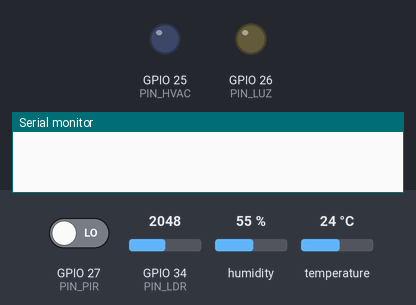
Recording of a program running on a simulated ESP32. On the bench: output pins drawn as LEDs (lit = HIGH), the last lines printed to the serial monitor. Inputs (shaded band) come from the test bench; at power-on: GPIO 27 (PIN_PIR) LOW, temperature 24 °C, GPIO 34 (PIN_LDR) = 2048, humidity 55 %. WiFi joins after 1.5 s; servers stay silent unless stated; the local clock reads 2024-03-15 10:24:30 at power-on unless the program sets it; no MQTT or app messages arrive unless stated.

Above: at 1.2 s.
1.3 s: GPIO 27 (PIN_PIR) driven HIGH
At 2.7 s:
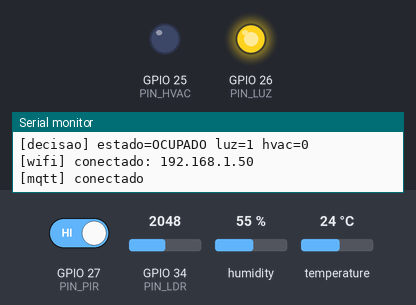
3.0 s: temperature set to 25.4 °C
5.5 s: temperature set to 26.6 °C
At 7.7 s:
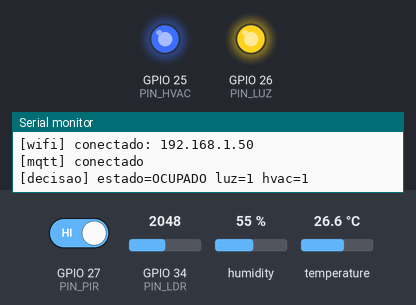
8.0 s: GPIO 34 (PIN_LDR) set to 1736
9.5 s: GPIO 34 (PIN_LDR) set to 1651
At 10.1 s:
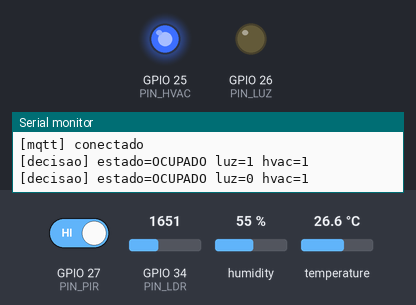
Timing chart, 0 to 12.5 s (numbered marks = the images above; inputs shaded):
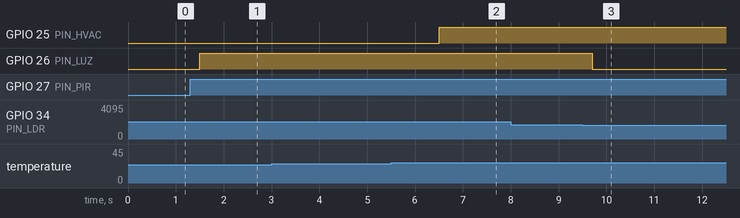

The program:

main.cpp
```cpp
#include <Arduino.h>
#include <WiFi.h>
#include <PubSubClient.h>
#include <ArduinoJson.h>
#include <DHTesp.h>
#include <sys/time.h>
#include <math.h>

#include "config.h"
#include "occupancy_fsm.h"

// ---------------- Estado compartilhado (protegido por mutex) ----------------
struct Leituras {
  bool pir;
  float temperatura;
  float umidade;
  float lux;
};

struct Saidas {
  bool luz;
  bool hvac;
};

static Leituras gLeituras{false, NAN, NAN, 0.0f};
static Saidas gSaidas{};
static FsmState gFsm{};
static FsmConfig gCfg{T_OCUPADO_MS, JANELA_CONF_MS, PULSOS_CONF, CONFIRMACAO_NIVEL_MS};
static float gLuxLimiar = LUX_LIMIAR;
static float gTempAlvo = TEMP_ALVO;
static volatile bool gMudou = false;  // força publicação imediata

static SemaphoreHandle_t gMutex;

static DHTesp dht;
static WiFiClient wifiClient;
static PubSubClient mqtt(wifiClient);

// RAII: trava no construtor e destrava no destrutor (fim do bloco { }).
struct Lock {
  Lock() { xSemaphoreTake(gMutex, portMAX_DELAY); }
  ~Lock() { xSemaphoreGive(gMutex); }
};

// ---------------- Conversão LDR -> lux ----------------
// Fórmula da documentação do Wokwi (wokwi-photoresistor-sensor),
// adaptada para ADC de 12 bits e 3,3 V. Em hardware real, calibrar.
static float adcParaLux(int adc) {
  constexpr float GAMMA = 0.7f;
  constexpr float RL10 = 50.0f;
  const float tensao = adc / 4095.0f * 3.3f;
  if (tensao >= 3.29f) return 0.0f;
  const float resistencia = 2000.0f * tensao / (1.0f - tensao / 3.3f);
  if (resistencia < 1.0f) return 100000.0f;
  return powf(RL10 * 1e3f * powf(10.0f, GAMMA) / resistencia, 1.0f / GAMMA);
}

static int64_t epochMs() {
  timeval tv;
  gettimeofday(&tv, nullptr);
  if (tv.tv_sec < 1700000000) return 0;  // NTP ainda não sincronizou
  return static_cast<int64_t>(tv.tv_sec) * 1000 + tv.tv_usec / 1000;
}

// ---------------- Task: Aquisição ----------------
static void taskAquisicao(void*) {
  TickType_t proximo = xTaskGetTickCount();
  uint32_t ultimoDht = 0;
  float temp = NAN, umid = NAN;

  for (;;) {
    const bool pir = digitalRead(PIN_PIR) == HIGH;
    const float lux = adcParaLux(analogRead(PIN_LDR));

    if (millis() - ultimoDht >= PERIODO_DHT_MS) {
      const TempAndHumidity th = dht.getTempAndHumidity();
      if (dht.getStatus() == DHTesp::ERROR_NONE) {
        temp = th.temperature;
        umid = th.humidity;
      }
      ultimoDht = millis();
    }

    {
      Lock l;
      gLeituras = {pir, temp, umid, lux};
    }
    // vTaskDelayUntil mantém período fixo (não acumula deriva como vTaskDelay)
    vTaskDelayUntil(&proximo, pdMS_TO_TICKS(PERIODO_AQUISICAO_MS));
  }
}

// ---------------- Task: Decisão ----------------
static void taskDecisao(void*) {
  TickType_t proximo = xTaskGetTickCount();

  for (;;) {
    {
      Lock l;
      const bool mudouEstado = fsmStep(gFsm, gCfg, gLeituras.pir, millis());
      const bool ocupado = gFsm.estado == Ocupacao::OCUPADO;

      const Saidas novas{
          ocupado && gLeituras.lux < gLuxLimiar,
          ocupado && !isnan(gLeituras.temperatura) && gLeituras.temperatura > gTempAlvo,
      };

      if (mudouEstado || novas.luz != gSaidas.luz || novas.hvac != gSaidas.hvac) {
        gSaidas = novas;
        gMudou = true;
        Serial.printf("[decisao] estado=%s luz=%d hvac=%d\n",
                      ocupacaoStr(gFsm.estado), novas.luz, novas.hvac);
      }
    }  // mutex liberado aqui, antes de dormir
    vTaskDelayUntil(&proximo, pdMS_TO_TICKS(PERIODO_DECISAO_MS));
  }
}

// ---------------- Task: Atuação ----------------
static void taskAtuacao(void*) {
  TickType_t proximo = xTaskGetTickCount();
  for (;;) {
    Saidas s;
    {
      Lock l;
      s = gSaidas;
    }
    digitalWrite(PIN_LUZ, s.luz ? HIGH : LOW);
    // Protótipo: LED representa o comando IR (transmissão IR não é simulável
    // no Wokwi). Em hardware real: IRremoteESP8266 com o código do fabricante.
    digitalWrite(PIN_HVAC, s.hvac ? HIGH : LOW);
    vTaskDelayUntil(&proximo, pdMS_TO_TICKS(PERIODO_ATUACAO_MS));
  }
}

// ---------------- Task: Comunicação (MQTT) ----------------
// Callback roda dentro de mqtt.loop(), ou seja, na task de comunicação.
static void onConfig(char*, byte* payload, unsigned int len) {
  JsonDocument doc;
  if (deserializeJson(doc, payload, len)) {
    Serial.println("[mqtt] config inválida");
    return;
  }
  Lock l;
  if (doc["tOcupadoMs"].is<uint32_t>()) gCfg.tOcupadoMs = doc["tOcupadoMs"];
  if (doc["janelaConfMs"].is<uint32_t>()) gCfg.janelaConfMs = doc["janelaConfMs"];
  if (doc["pulsosConf"].is<uint8_t>()) gCfg.pulsosConf = doc["pulsosConf"];
  if (doc["confirmacaoPorNivelMs"].is<uint32_t>()) gCfg.confirmacaoPorNivelMs = doc["confirmacaoPorNivelMs"];
  if (doc["luxLimiar"].is<float>()) gLuxLimiar = doc["luxLimiar"];
  if (doc["tempAlvo"].is<float>()) gTempAlvo = doc["tempAlvo"];
  Serial.printf("[mqtt] config: tOcupado=%u janela=%u pulsos=%u nivel=%u lux=%.0f temp=%.1f\n",
                gCfg.tOcupadoMs, gCfg.janelaConfMs, gCfg.pulsosConf, gCfg.confirmacaoPorNivelMs,
                gLuxLimiar, gTempAlvo);
}

static void garantirConexao() {
  if (WiFi.status() != WL_CONNECTED) {
    WiFi.begin(WIFI_SSID, WIFI_PASS, WIFI_CHANNEL);
    while (WiFi.status() != WL_CONNECTED) vTaskDelay(pdMS_TO_TICKS(250));
    Serial.printf("[wifi] conectado: %s\n", WiFi.localIP().toString().c_str());
    configTime(0, 0, "pool.ntp.org");  // relógio p/ medir latência fim a fim
  }
  while (!mqtt.connected()) {
    if (mqtt.connect("esp32-" DEVICE_ID)) {
      mqtt.subscribe(TOPIC_CONFIG);
      Serial.println("[mqtt] conectado");
    } else {
      Serial.printf("[mqtt] falha rc=%d, nova tentativa em 2 s\n", mqtt.state());
      vTaskDelay(pdMS_TO_TICKS(2000));
    }
  }
}

static void publicarEstado(uint32_t seq) {
  JsonDocument doc;
  {
    Lock l;
    doc["dispositivo"] = DEVICE_ID;
    doc["seq"] = seq;
    doc["ts"] = epochMs();
    doc["estado"] = ocupacaoStr(gFsm.estado);
    doc["pir"] = gLeituras.pir;
    doc["temperatura"] = gLeituras.temperatura;
    doc["umidade"] = gLeituras.umidade;
    doc["lux"] = gLeituras.lux;
    doc["luz"] = gSaidas.luz;
    doc["hvac"] = gSaidas.hvac;
  }
  char buf[384];
  serializeJson(doc, buf, sizeof(buf));
  mqtt.publish(TOPIC_ESTADO, buf);
}

// PubSubClient não é thread-safe: somente esta task usa o cliente MQTT.
static void taskComunicacao(void*) {
  mqtt.setServer(MQTT_HOST, MQTT_PORT);
  mqtt.setBufferSize(512);  // padrão de 256 B descarta payloads maiores em silêncio
  mqtt.setCallback(onConfig);

  uint32_t seq = 0;
  uint32_t ultimaPub = 0;
  for (;;) {
    garantirConexao();
    mqtt.loop();
    if (gMudou || millis() - ultimaPub >= PERIODO_PUBLICACAO_MS) {
      gMudou = false;
      publicarEstado(seq++);
      ultimaPub = millis();
    }
    vTaskDelay(pdMS_TO_TICKS(20));
  }
}

void setup() {
  Serial.begin(115200);
  pinMode(PIN_PIR, INPUT);
  pinMode(PIN_LUZ, OUTPUT);
  pinMode(PIN_HVAC, OUTPUT);
  dht.setup(PIN_DHT, DHTesp::DHT22);

  gMutex = xSemaphoreCreateMutex();

  // Core 0: pilha Wi-Fi/MQTT. Core 1: controle local.
  // O controle continua funcionando mesmo sem rede (decisão na borda).
  xTaskCreatePinnedToCore(taskComunicacao, "comunicacao", 8192, nullptr, 1, nullptr, 0);
  xTaskCreatePinnedToCore(taskAquisicao, "aquisicao", 4096, nullptr, 3, nullptr, 1);
  xTaskCreatePinnedToCore(taskDecisao, "decisao", 4096, nullptr, 2, nullptr, 1);
  xTaskCreatePinnedToCore(taskAtuacao, "atuacao", 2048, nullptr, 2, nullptr, 1);
}

void loop() {
  vTaskDelete(nullptr);  // tudo roda nas tasks do FreeRTOS
}
```

occupancy_fsm.h
```cpp
#pragma once
#include <stdint.h>

// Máquina de estados de ocupação (Figura 3 do TC I), sem dependência de
// hardware: pode ser testada no PC (firmware/test/fsm_test.cpp).
//
// Com janelaConfMs = 0 o comportamento é idêntico à Figura 3 (hipótese).
// Com janelaConfMs > 0 entra o estado CONFIRMANDO, que exige N detecções
// dentro da janela para aceitar a ocupação (redução de falsos positivos,
// citada na seção 2.5).
//
// Com confirmacaoPorNivelMs > 0 (variante D do Capítulo 4), a ocupação também é
// aceita quando o PIR fica em nível alto continuamente por mais que esse tempo.
// Uma pessoa parada não gera novas bordas, mas mantém o sensor em alto: exigir N
// bordas a descartaria (falso negativo). O limiar precisa ser maior que o tempo de
// retenção do PIR (5 s no diagrama do Wokwi), senão um movimento isolado confirma.

enum class Ocupacao : uint8_t { DESOCUPADO, CONFIRMANDO, OCUPADO };

struct FsmConfig {
  uint32_t tOcupadoMs;
  uint32_t janelaConfMs;
  uint8_t pulsosConf;
  // 0 = variante desativada. Sem inicializador de membro: o framework do ESP32
  // compila em gnu++11, onde isso tiraria o struct da inicialização por chaves
  // ({...} em main.cpp). Omitir o campo na chave já o zera.
  uint32_t confirmacaoPorNivelMs;
};

struct FsmState {
  Ocupacao estado = Ocupacao::DESOCUPADO;
  uint32_t tUltimo = 0;
  uint32_t tInicioJanela = 0;
  uint32_t tPirAlto = 0;  // última borda de subida, para a confirmação por nível
  uint8_t pulsos = 0;
  bool pirAnterior = false;
};

inline const char* ocupacaoStr(Ocupacao o) {
  switch (o) {
    case Ocupacao::DESOCUPADO:  return "DESOCUPADO";
    case Ocupacao::CONFIRMANDO: return "CONFIRMANDO";
    case Ocupacao::OCUPADO:     return "OCUPADO";
  }
  return "?";
}

// Avança um ciclo. Retorna true se o estado mudou.
// Subtrações "agora - t" em uint32_t continuam corretas mesmo quando
// millis() estoura (~49 dias), graças à aritmética modular.
inline bool fsmStep(FsmState& s, const FsmConfig& c, bool pir, uint32_t agora) {
  const Ocupacao antes = s.estado;
  const bool borda = pir && !s.pirAnterior;  // borda de subida do PIR
  if (borda) s.tPirAlto = agora;
  s.pirAnterior = pir;

  switch (s.estado) {
    case Ocupacao::DESOCUPADO:
      if (borda) {
        s.tUltimo = agora;
        if (c.janelaConfMs == 0 || c.pulsosConf <= 1) {
          s.estado = Ocupacao::OCUPADO;
        } else {
          s.estado = Ocupacao::CONFIRMANDO;
          s.tInicioJanela = agora;
          s.pulsos = 1;
        }
      }
      break;

    case Ocupacao::CONFIRMANDO:
      if (agora - s.tInicioJanela > c.janelaConfMs) {
        s.estado = Ocupacao::DESOCUPADO;  // detecção isolada descartada
        s.pulsos = 0;
      } else if (borda) {
        s.tUltimo = agora;
        if (++s.pulsos >= c.pulsosConf) s.estado = Ocupacao::OCUPADO;
      } else if (c.confirmacaoPorNivelMs != 0 && pir &&
                 (agora - s.tPirAlto) >= c.confirmacaoPorNivelMs) {
        s.tUltimo = agora;  // pessoa parada: o nível alto sustentado confirma
        s.estado = Ocupacao::OCUPADO;
      }
      break;

    case Ocupacao::OCUPADO:
      if (pir) {
        s.tUltimo = agora;
      } else if (agora - s.tUltimo > c.tOcupadoMs) {
        s.estado = Ocupacao::DESOCUPADO;
      }
      break;
  }
  return s.estado != antes;
}
```

config.h
```cpp
#pragma once

// ---------- Rede ----------
#define WIFI_SSID    "Wokwi-GUEST"
#define WIFI_PASS    ""
#define WIFI_CHANNEL 6  // fixar o canal acelera a conexão no Wokwi

// Broker público: o ESP32 simulado (wokwi-cli, sem VS Code nem Private Gateway)
// só alcança a internet. O app assina o mesmo broker no modo "externo" (D09).
// Como o broker é compartilhado, a raiz dos tópicos é única deste projeto.
#define MQTT_HOST "broker.hivemq.com"
#define MQTT_PORT 1883

#define TOPIC_RAIZ   "tcc-unip-7f3a9c"
#define DEVICE_ID    "sala01"
#define TOPIC_ESTADO TOPIC_RAIZ "/" DEVICE_ID "/estado"
#define TOPIC_CONFIG TOPIC_RAIZ "/" DEVICE_ID "/config"

// ---------- Pinos ----------
#define PIN_PIR  27
#define PIN_DHT  15
#define PIN_LDR  34  // ADC1 obrigatório: ADC2 fica indisponível com Wi-Fi ativo
#define PIN_LUZ  26  // representa o relé SSR de iluminação
#define PIN_HVAC 25  // representa o comando IR do ar-condicionado

// ---------- Parâmetros de controle (ajustáveis via MQTT) ----------
#define T_OCUPADO_MS   30000  // tempo sem movimento até DESOCUPADO
#define JANELA_CONF_MS 0      // 0 = modelo da Figura 3 (sem confirmação)
#define PULSOS_CONF    1      // detecções exigidas dentro da janela
// Variante D (Cap. 4): confirma também com o PIR em alto por este tempo seguido.
// 0 = desativada. Precisa ser maior que a retenção do PIR (5 s no Wokwi).
#define CONFIRMACAO_NIVEL_MS 0
#define LUX_LIMIAR     300.0f
#define TEMP_ALVO      26.0f

// ---------- Períodos das tarefas ----------
#define PERIODO_AQUISICAO_MS  200
#define PERIODO_DHT_MS        2000  // DHT22 não suporta leituras < 2 s
#define PERIODO_DECISAO_MS    100
#define PERIODO_ATUACAO_MS    100
#define PERIODO_PUBLICACAO_MS 2000
```

Measured:
- the behaviour switches between 26 and 26.1 °C on temperature (found by bisection; images 1 and 2)
- the behaviour switches between 1687 and 1686 on GPIO 34 (PIN_LDR) (found by bisection; images 2 and 3)
- after the input at 1.3 s, GPIO 26 (PIN_LUZ): LOW → HIGH after 0.20 s
- after the input at 3.0 s, every drawn part: stays the same
- after the input at 5.5 s, GPIO 25 (PIN_HVAC): LOW → HIGH after 1.0 s
- after the input at 8.0 s, every drawn part: stays the same
- after the input at 9.5 s, GPIO 26 (PIN_LUZ): HIGH → LOW after 0.20 s
